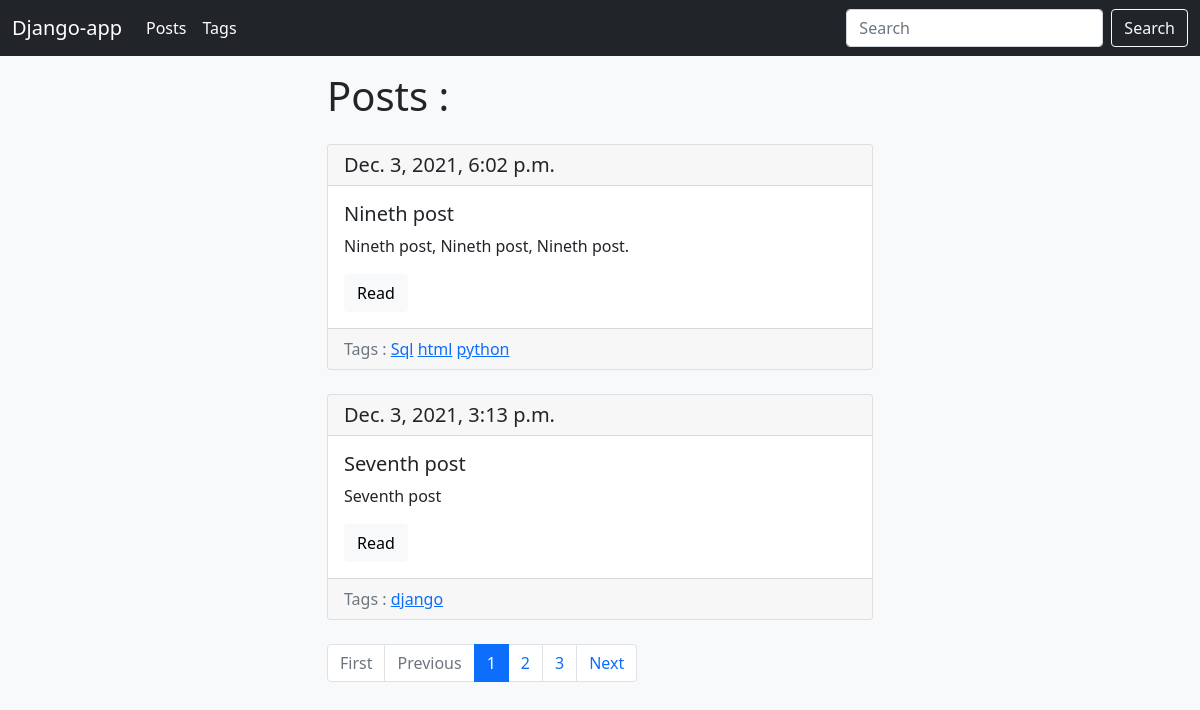
Screenshot of /blog/ with the database file from the repository.
### blog/models.py (models this page shows, shortened)
class Post(models.Model):
    title = models.CharField(max_length=150, db_index=True)
    slug = models.SlugField(max_length=150, blank=True, unique=True)
    body = models.TextField(blank=True, db_index=True)
    date_pub = models.DateTimeField(auto_now_add=True)
    tags = models.ManyToManyField('Tag', blank=True, related_name='posts')
    def get_absolute_url(self):
        return reverse('post_detail_url', kwargs={'slug': self.slug})
    class Meta:
        ordering = ['-date_pub']

class Tag(models.Model):
    title = models.CharField(max_length=50)
    slug = models.SlugField(max_length=50, unique=True)
    def get_absolute_url(self):
        return reverse('tag_detail_url', kwargs={'slug': self.slug})
    class Meta:
        ordering = ['title']

### blog/views.py (the view)
# urls.py: path('', posts_list, name='posts_list_url'),
def posts_list(request):
    search_query = request.GET.get('search', '')
    if search_query:
        posts = Post.objects.filter(Q(title__icontains=search_query) | Q(body__icontains=search_query))
    else:
        posts = Post.objects.all()
    paginator = Paginator(posts, 2)
    page_number = request.GET.get('page', 1)
    page = paginator.get_page(page_number)
    is_paginated = page.has_other_pages()
    if page.has_previous():
        prev_url = '?page={}'.format(page.previous_page_number())
    else:
        prev_url = ''
    if page.has_next():
        next_url = '?page={}'.format(page.next_page_number())
    else:
        next_url = ''
    context = {
        'page_object': page,
        'is_paginated': is_paginated,
        'next_url': next_url,
        'prev_url': prev_url
    }
    return render(request, 'blog/index.html', context=context)

### blog/templates/blog/index.html (shortened to what this page needs)
{% extends 'blog/base_blog.html' %}
{% block content %}
  <h1 class="mb-4">Posts :</h1>
  {% for post in page_object.object_list %}
    {% include 'blog/includes/post_card_template.html' %}
  {% endfor %}
{% endblock %}

### blog/templates/blog/includes/post_card_template.html
<div class="card mb-4">
  <h5 class="card-header">{{ post.date_pub }}</h5>
  <div class="card-body">
    <h5 class="card-title">{{ post.title }}</h5>
    <p class="card-text">{{ post.body|truncatewords:15 }}</p>
    <a href="{{ post.get_absolute_url }}" class="btn btn-light">Read</a>
  </div>
  <div class="card-footer text-muted">
    Tags :
    {% for tag in post.tags.all %}
        <a href="{{ tag.get_absolute_url }}">{{ tag.title }}</a>
    {% endfor %}
  </div>
</div>

### rows the page displays
Post: date_pub "Dec. 3, 2021, 6:02 p.m.", title "Nineth post", body "Nineth post, Nineth post, Nineth post."
Tag: title "Sql"
Tag: title "html"
Tag: title "python"
Post: date_pub "Dec. 3, 2021, 3:13 p.m.", title "Seventh post", body "Seventh post"
Tag: title "django"

### other values shown
{{ n }} "1"
{{ n }} "2" "3"
